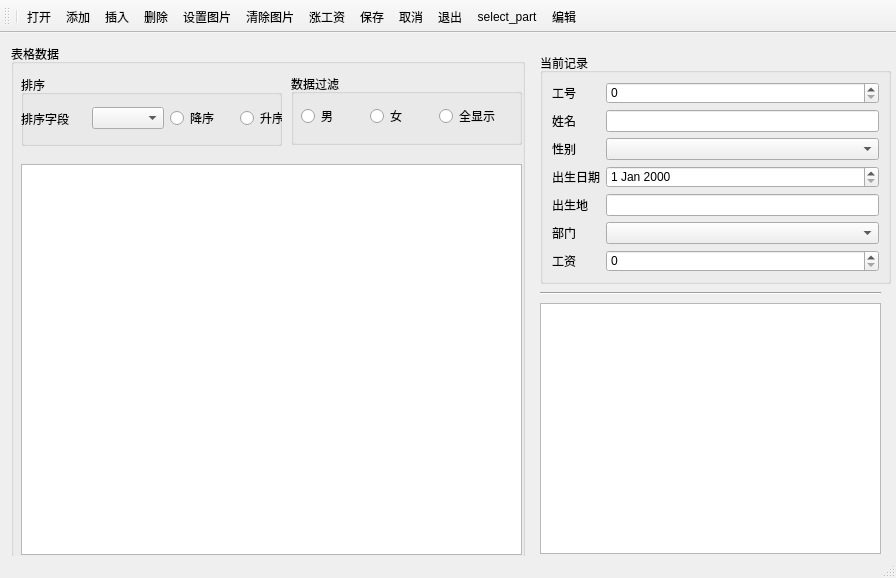
<?xml version="1.0" encoding="UTF-8"?>
<ui version="4.0">
 <class>MainWindow</class>
 <widget class="QMainWindow" name="MainWindow">
  <property name="geometry">
   <rect>
    <x>0</x>
    <y>0</y>
    <width>896</width>
    <height>578</height>
   </rect>
  </property>
  <property name="windowTitle">
   <string>MainWindow</string>
  </property>
  <widget class="QWidget" name="centralwidget">
   <widget class="QGroupBox" name="groupBox">
    <property name="geometry">
     <rect>
      <x>11</x>
      <y>11</y>
      <width>514</width>
      <height>527</height>
     </rect>
    </property>
    <property name="title">
     <string>表格数据</string>
    </property>
    <widget class="QGroupBox" name="groupBox_2">
     <property name="geometry">
      <rect>
       <x>10</x>
       <y>31</y>
       <width>261</width>
       <height>71</height>
      </rect>
     </property>
     <property name="title">
      <string>排序</string>
     </property>
     <widget class="QWidget" name="layoutWidget">
      <property name="geometry">
       <rect>
        <x>0</x>
        <y>30</y>
        <width>284</width>
        <height>27</height>
       </rect>
      </property>
      <layout class="QHBoxLayout" name="horizontalLayout">
       <item>
        <widget class="QLabel" name="label">
         <property name="text">
          <string>排序字段</string>
         </property>
        </widget>
       </item>
       <item>
        <widget class="QComboBox" name="comboBox_sortitem"/>
       </item>
       <item>
        <widget class="QRadioButton" name="radioButton_downsort">
         <property name="text">
          <string>降序</string>
         </property>
        </widget>
       </item>
       <item>
        <widget class="QRadioButton" name="radioButton_upsort">
         <property name="text">
          <string>升序</string>
         </property>
        </widget>
       </item>
      </layout>
     </widget>
    </widget>
    <widget class="QGroupBox" name="groupBox_3">
     <property name="geometry">
      <rect>
       <x>280</x>
       <y>30</y>
       <width>231</width>
       <height>71</height>
      </rect>
     </property>
     <property name="title">
      <string>数据过滤</string>
     </property>
     <widget class="QWidget" name="layoutWidget">
      <property name="geometry">
       <rect>
        <x>10</x>
        <y>30</y>
        <width>201</width>
        <height>25</height>
       </rect>
      </property>
      <layout class="QHBoxLayout" name="horizontalLayout_2">
       <item>
        <widget class="QRadioButton" name="radioButton_man">
         <property name="text">
          <string>男</string>
         </property>
        </widget>
       </item>
       <item>
        <widget class="QRadioButton" name="radioButton_women">
         <property name="text">
          <string>女</string>
         </property>
        </widget>
       </item>
       <item>
        <widget class="QRadioButton" name="radioButton_all">
         <property name="text">
          <string>全显示</string>
         </property>
        </widget>
       </item>
      </layout>
     </widget>
    </widget>
    <widget class="QTableView" name="tableView">
     <property name="geometry">
      <rect>
       <x>10</x>
       <y>120</y>
       <width>501</width>
       <height>391</height>
      </rect>
     </property>
    </widget>
   </widget>
   <widget class="QGroupBox" name="groupBox_4">
    <property name="geometry">
     <rect>
      <x>540</x>
      <y>20</y>
      <width>351</width>
      <height>231</height>
     </rect>
    </property>
    <property name="title">
     <string>当前记录</string>
    </property>
    <layout class="QGridLayout" name="gridLayout">
     <item row="0" column="0">
      <layout class="QHBoxLayout" name="horizontalLayout_3">
       <item>
        <widget class="QLabel" name="label_2">
         <property name="sizePolicy">
          <sizepolicy hsizetype="Preferred" vsizetype="Preferred">
           <horstretch>0</horstretch>
           <verstretch>0</verstretch>
          </sizepolicy>
         </property>
         <property name="text">
          <string>工号</string>
         </property>
        </widget>
       </item>
      </layout>
     </item>
     <item row="0" column="1">
      <widget class="QSpinBox" name="spinBox_id">
       <property name="maximum">
        <number>1000000</number>
       </property>
      </widget>
     </item>
     <item row="1" column="0">
      <layout class="QHBoxLayout" name="horizontalLayout_4">
       <item>
        <widget class="QLabel" name="label_3">
         <property name="sizePolicy">
          <sizepolicy hsizetype="Preferred" vsizetype="Preferred">
           <horstretch>7</horstretch>
           <verstretch>0</verstretch>
          </sizepolicy>
         </property>
         <property name="text">
          <string>姓名</string>
         </property>
        </widget>
       </item>
      </layout>
     </item>
     <item row="1" column="1">
      <widget class="QLineEdit" name="lineEdit_name"/>
     </item>
     <item row="2" column="0">
      <layout class="QHBoxLayout" name="horizontalLayout_5">
       <item>
        <widget class="QLabel" name="label_4">
         <property name="text">
          <string>性别</string>
         </property>
        </widget>
       </item>
      </layout>
     </item>
     <item row="2" column="1">
      <widget class="QComboBox" name="comboBox_sex"/>
     </item>
     <item row="3" column="0">
      <layout class="QHBoxLayout" name="horizontalLayout_6">
       <item>
        <widget class="QLabel" name="label_5">
         <property name="text">
          <string>出生日期</string>
         </property>
        </widget>
       </item>
      </layout>
     </item>
     <item row="3" column="1">
      <widget class="QDateEdit" name="dateEdit_birthdata"/>
     </item>
     <item row="4" column="0">
      <layout class="QHBoxLayout" name="horizontalLayout_7">
       <item>
        <widget class="QLabel" name="label_6">
         <property name="text">
          <string>出生地</string>
         </property>
        </widget>
       </item>
      </layout>
     </item>
     <item row="5" column="0">
      <layout class="QHBoxLayout" name="horizontalLayout_8">
       <item>
        <widget class="QLabel" name="label_7">
         <property name="text">
          <string>部门</string>
         </property>
        </widget>
       </item>
      </layout>
     </item>
     <item row="5" column="1">
      <widget class="QComboBox" name="comboBox_part"/>
     </item>
     <item row="6" column="0">
      <layout class="QHBoxLayout" name="horizontalLayout_9">
       <item>
        <widget class="QLabel" name="label_8">
         <property name="text">
          <string>工资</string>
         </property>
        </widget>
       </item>
      </layout>
     </item>
     <item row="6" column="1">
      <widget class="QSpinBox" name="spinBox_money">
       <property name="maximum">
        <number>100000</number>
       </property>
      </widget>
     </item>
     <item row="4" column="1">
      <widget class="QLineEdit" name="lineEdit_part"/>
     </item>
    </layout>
   </widget>
   <widget class="QPlainTextEdit" name="plainTextEdit">
    <property name="geometry">
     <rect>
      <x>540</x>
      <y>270</y>
      <width>341</width>
      <height>251</height>
     </rect>
    </property>
   </widget>
   <widget class="Line" name="line">
    <property name="geometry">
     <rect>
      <x>540</x>
      <y>245</y>
      <width>341</width>
      <height>31</height>
     </rect>
    </property>
    <property name="orientation">
     <enum>Qt::Horizontal</enum>
    </property>
   </widget>
  </widget>
  <widget class="QStatusBar" name="statusbar"/>
  <widget class="QToolBar" name="toolBar">
   <property name="windowTitle">
    <string>toolBar</string>
   </property>
   <attribute name="toolBarArea">
    <enum>TopToolBarArea</enum>
   </attribute>
   <attribute name="toolBarBreak">
    <bool>false</bool>
   </attribute>
   <addaction name="separator"/>
   <addaction name="actionopen"/>
   <addaction name="actionadd"/>
   <addaction name="actioninsert"/>
   <addaction name="actiondelete"/>
   <addaction name="actionset_image"/>
   <addaction name="actionclear_image"/>
   <addaction name="actionup_stage"/>
   <addaction name="actionsave"/>
   <addaction name="actioncancel"/>
   <addaction name="actionquit"/>
   <addaction name="actionselect_part"/>
   <addaction name="actioneditrec"/>
  </widget>
  <action name="actionopen">
   <property name="text">
    <string>打开</string>
   </property>
   <property name="menuRole">
    <enum>QAction::NoRole</enum>
   </property>
  </action>
  <action name="actionadd">
   <property name="text">
    <string>添加</string>
   </property>
   <property name="menuRole">
    <enum>QAction::NoRole</enum>
   </property>
  </action>
  <action name="actioninsert">
   <property name="text">
    <string>插入</string>
   </property>
   <property name="menuRole">
    <enum>QAction::NoRole</enum>
   </property>
  </action>
  <action name="actiondelete">
   <property name="text">
    <string>删除</string>
   </property>
   <property name="menuRole">
    <enum>QAction::NoRole</enum>
   </property>
  </action>
  <action name="actionset_image">
   <property name="text">
    <string>设置图片</string>
   </property>
   <property name="menuRole">
    <enum>QAction::NoRole</enum>
   </property>
  </action>
  <action name="actionclear_image">
   <property name="text">
    <string>清除图片</string>
   </property>
   <property name="menuRole">
    <enum>QAction::NoRole</enum>
   </property>
  </action>
  <action name="actionup_stage">
   <property name="text">
    <string>涨工资</string>
   </property>
   <property name="menuRole">
    <enum>QAction::NoRole</enum>
   </property>
  </action>
  <action name="actionsave">
   <property name="text">
    <string>保存</string>
   </property>
   <property name="menuRole">
    <enum>QAction::NoRole</enum>
   </property>
  </action>
  <action name="actioncancel">
   <property name="text">
    <string>取消</string>
   </property>
   <property name="menuRole">
    <enum>QAction::NoRole</enum>
   </property>
  </action>
  <action name="actionquit">
   <property name="text">
    <string>退出</string>
   </property>
   <property name="menuRole">
    <enum>QAction::NoRole</enum>
   </property>
  </action>
  <action name="actionselect_part">
   <property name="text">
    <string>select_part</string>
   </property>
   <property name="menuRole">
    <enum>QAction::NoRole</enum>
   </property>
  </action>
  <action name="actioneditrec">
   <property name="text">
    <string>编辑</string>
   </property>
   <property name="menuRole">
    <enum>QAction::NoRole</enum>
   </property>
  </action>
 </widget>
 <resources/>
 <connections>
  <connection>
   <sender>actionquit</sender>
   <signal>triggered()</signal>
   <receiver>MainWindow</receiver>
   <slot>close()</slot>
   <hints>
    <hint type="sourcelabel">
     <x>-1</x>
     <y>-1</y>
    </hint>
    <hint type="destinationlabel">
     <x>447</x>
     <y>288</y>
    </hint>
   </hints>
  </connection>
 </connections>
</ui>
